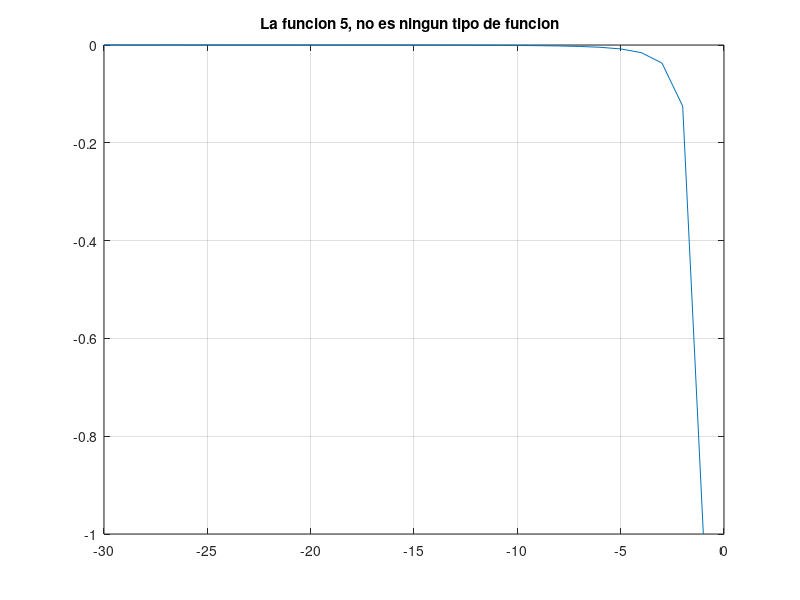

The MATLAB script that drew this image:
% Octave Script
% Funcion                :5
% Title                  :A19 funcion inyectiva, sobreyectiva y biyectiva
% Description            :Script para recordar funcion inyectiva, sobreyectiva y biyectiva
% Author                 :Magali Valencia Clemente
% Date                   :2021/11/16
% Version                :1
% Usage                  :C:\Users\magali
%                        :octave>funcion inyectiva, sobreyectiva y biyectiva

clear 
% dominio r 
r=[-30:1:-1];
% funciona  plotar 
rx=1./(r.^3);
plot(r,rx)
% marcar el plano cartesiano 
hold on
grid on;
title(['La funcion 5, no es ningun tipo de funcion  ']);
